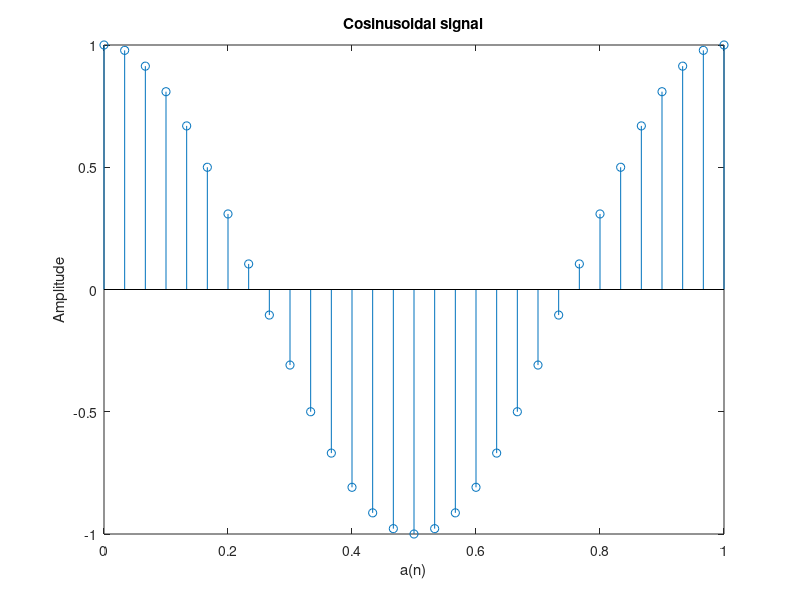

The MATLAB source for this figure:
clc;
close all;
clear all;
t=0:1/30:1;
y=cos(2*pi*t);
stem(t,y);
xlabel('a(n)');
ylabel('Amplitude');
title('Cosinusoidal signal');
